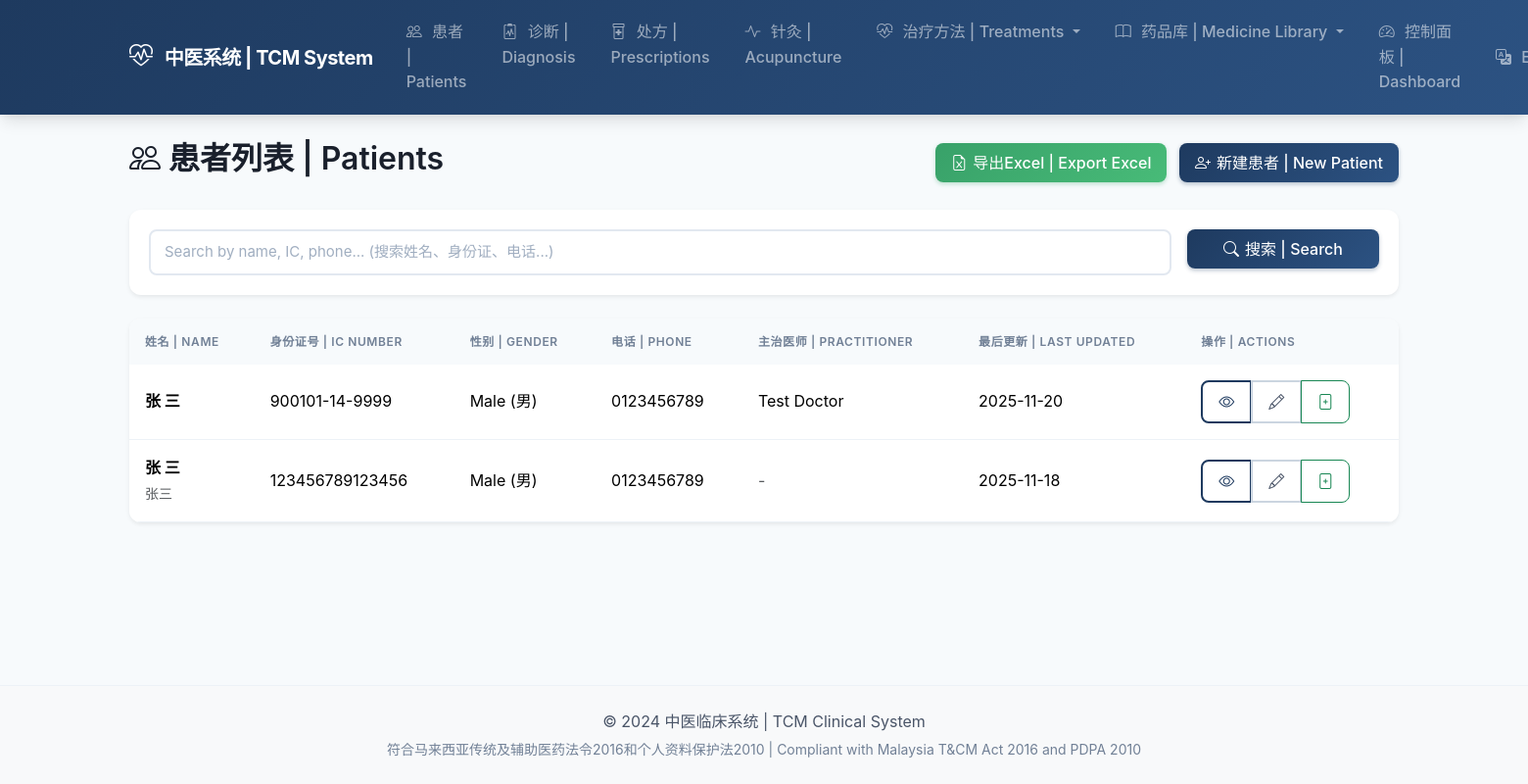
/patients/ (signed in), run on an earlier commit of the app's database.
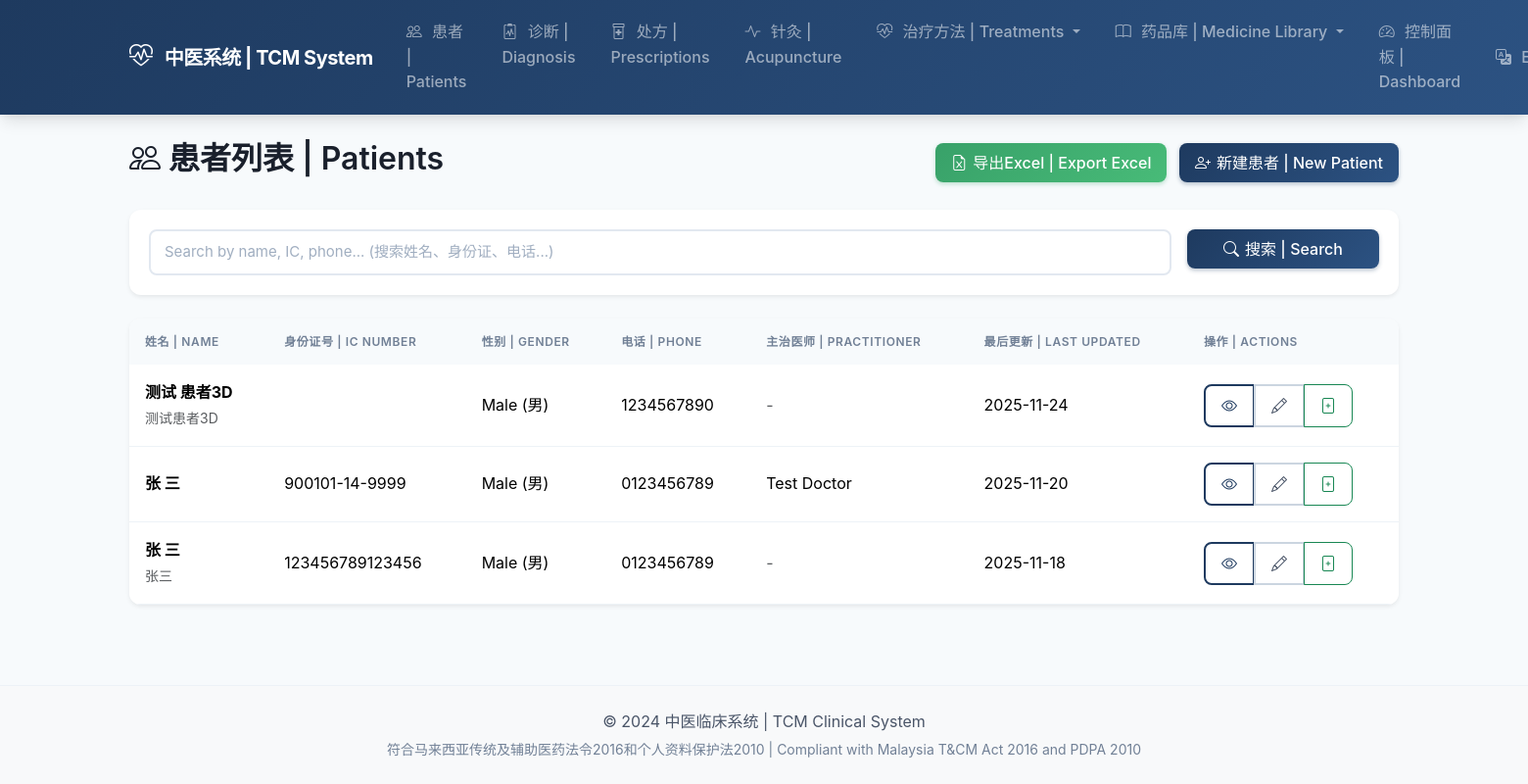
And on a later commit of the database.
### patients/models.py (models this page shows, shortened)
class Patient(models.Model):
    class Gender(models.TextChoices):
        MALE = 'M', _('Male (男)')
        FEMALE = 'F', _('Female (女)')
        OTHER = 'O', _('Other (其他)')
    class BloodType(models.TextChoices):
        A_POSITIVE = 'A+', 'A+'
        A_NEGATIVE = 'A-', 'A-'
        B_POSITIVE = 'B+', 'B+'
        B_NEGATIVE = 'B-', 'B-'
        AB_POSITIVE = 'AB+', 'AB+'
        AB_NEGATIVE = 'AB-', 'AB-'
        O_POSITIVE = 'O+', 'O+'
        O_NEGATIVE = 'O-', 'O-'
        UNKNOWN = 'UK', _('Unknown')
    patient_id = models.UUIDField(
        default=uuid.uuid4,
        editable=False,
        unique=True,
    )
    first_name = models.CharField(
        _('First Name'),
        max_length=100,
    )
    last_name = models.CharField(
        _('Last Name'),
        max_length=100,
    )
    chinese_name = models.CharField(
        _('Chinese Name (中文姓名)'),
        max_length=100,
        blank=True,
    )
    ic_number = models.CharField(
        _('IC/Passport Number'),
        max_length=30,
        unique=True,
        help_text=_('Malaysian IC or Passport number'),
    )
    date_of_birth = models.DateField(
        _('Date of Birth'),
    )
    gender = models.CharField(
        _('Gender'),
        max_length=1,
        choices=Gender.choices,
    )
    blood_type = models.CharField(
        _('Blood Type'),
        max_length=3,
        choices=BloodType.choices,
        default=BloodType.UNKNOWN,
    )
    phone = models.CharField(
        _('Phone Number'),
        max_length=20,
    )
    email = models.EmailField(
        _('Email'),
        blank=True,
    )
    address = models.TextField(
        _('Address'),
    )
    emergency_contact_name = models.CharField(
        _('Emergency Contact Name'),
        max_length=100,
        blank=True,
    )
    emergency_contact_phone = models.CharField(
        _('Emergency Contact Phone'),
        max_length=20,
        blank=True,
    )
    allergies = models.TextField(
        _('Allergies (过敏史)'),
        blank=True,
        help_text=_('List all known allergies to medications, herbs, or substances'),
    )
    chronic_conditions = models.TextField(
        _('Chronic Conditions (慢性疾病)'),
        blank=True,
        help_text=_('e.g., Diabetes, Hypertension, Heart Disease'),
    )
    current_medications = models.TextField(
        _('Current Medications (目前用药)'),
        blank=True,
        help_text=_('List all current Western and TCM medications'),
    )
    medical_history = models.TextField(
        _('Medical History (病史)'),
        blank=True,
        help_text=_('Past surgeries, major illnesses, hospitalizations'),
    )
    family_history = models.TextField(
        _('Family History (家族史)'),
        blank=True,
        help_text=_('Hereditary conditions in family'),
    )
    tcm_constitution = models.CharField(
        _('TCM Constitution (中医体质)'),
        max_length=100,
        blank=True,
        help_text=_('e.g., 气虚质, 阳虚质, 痰湿质'),
    )
    photo = models.ImageField(
        _('Photo'),
        upload_to='patients/photos/',
        blank=True,
        null=True,
    )
    notes = models.TextField(
        _('Additional Notes'),
        blank=True,
    )
    assigned_practitioner = models.ForeignKey(
        settings.AUTH_USER_MODEL,
        on_delete=models.SET_NULL,
        null=True,
        blank=True,
        related_name='patients',
        limit_choices_to={'role': 'practitioner'},
        verbose_name=_('Assigned Practitioner'),
    )
    user_account = models.OneToOneField(
        settings.AUTH_USER_MODEL,
        on_delete=models.SET_NULL,
        null=True,
        blank=True,
        related_name='patient_profile',
        verbose_name=_('User Account'),
    )
    consent_data_sharing = models.BooleanField(
        _('Consent to Data Sharing'),
        default=False,
        help_text=_('PDPA 2010 compliant consent for data sharing'),
    )
    consent_date = models.DateField(
        _('Consent Date'),
        null=True,
        blank=True,
    )
    is_active = models.BooleanField(
        _('Active'),
        default=True,
    )
    created_at = models.DateTimeField(auto_now_add=True)
    updated_at = models.DateTimeField(auto_now=True)
    class Meta:
        verbose_name = _('Patient')
        verbose_name_plural = _('Patients')
        ordering = ['-updated_at']
    @property
    def full_name(self):
        return f"{self.first_name} {self.last_name}"

### accounts/models.py (models this page shows, shortened)
class User(AbstractUser):
    class Role(models.TextChoices):
        ADMIN = 'admin', _('Administrator (系统管理员)')
        PRACTITIONER = 'practitioner', _('TCM Practitioner (中医师)')
        PATIENT = 'patient', _('Patient (患者)')
    role = models.CharField(
        _('Role'),
        max_length=20,
        choices=Role.choices,
        default=Role.PATIENT,
    )
    phone = models.CharField(
        _('Phone Number'),
        max_length=20,
        blank=True,
    )
    ic_number = models.CharField(
        _('IC/Passport Number'),
        max_length=30,
        blank=True,
        help_text=_('Malaysian IC or Passport number'),
    )
    date_of_birth = models.DateField(
        _('Date of Birth'),
        null=True,
        blank=True,
    )
    address = models.TextField(
        _('Address'),
        blank=True,
    )
    profile_photo = models.ImageField(
        _('Profile Photo'),
        upload_to='profiles/',
        blank=True,
        null=True,
    )
    license_number = models.CharField(
        _('T&CM License Number'),
        max_length=50,
        blank=True,
        help_text=_('Traditional & Complementary Medicine practitioner license'),
    )
    specialization = models.CharField(
        _('Specialization'),
        max_length=100,
        blank=True,
        help_text=_('e.g., Acupuncture, Herbal Medicine, Tuina'),
    )
    clinic_name = models.CharField(
        _('Clinic Name'),
        max_length=200,
        blank=True,
    )
    created_at = models.DateTimeField(auto_now_add=True)
    updated_at = models.DateTimeField(auto_now=True)
    class Meta:
        verbose_name = _('User')
        verbose_name_plural = _('Users')
        ordering = ['-created_at']
    @property
    def is_admin(self):
        return self.role == self.Role.ADMIN
    @property
    def is_practitioner(self):
        return self.role == self.Role.PRACTITIONER

### patients/views.py (the view, shortened to what this page needs)
# urls.py: path('', views.PatientListView.as_view(), name='list'),
class PatientListView(LoginRequiredMixin, PractitionerRequiredMixin, ListView):
    model = Patient
    template_name = 'patients/patient_list.html'
    context_object_name = 'patients'
    paginate_by = 20
    def get_queryset(self):
        queryset = Patient.objects.filter(is_active=True)
        if self.request.user.is_practitioner and not self.request.user.is_staff:
            queryset = queryset.filter(assigned_practitioner=self.request.user)
        search_query = self.request.GET.get('q', '').strip()
        return queryset.select_related('assigned_practitioner')
    def get_context_data(self, **kwargs):
        context = super().get_context_data(**kwargs)
        context['search_form'] = PatientSearchForm(self.request.GET)
        return context

### patients/forms.py
class PatientSearchForm(forms.Form):
    q = forms.CharField(
        required=False,
        widget=forms.TextInput(attrs={
            'class': 'form-control',
            'placeholder': _('Search by name, IC, phone... (搜索姓名、身份证、电话...)'),
        }),
    )

### patients/views.py (called while the page is built)
    def test_func(self):
        return self.request.user.is_authenticated and (
            self.request.user.is_practitioner or
            self.request.user.is_admin or
            self.request.user.is_staff
        )

### templates/patients/patient_list.html (shortened to what this page needs)
{% extends 'base.html' %}
{% load i18n %}
{% block content %}
<div class="d-flex justify-content-between align-items-center mb-4">
    <h2>
        <i class="bi bi-people"></i>
        患者列表 | Patients
    </h2>
    <div>
        {% if user.is_staff or user.role == 'admin' %}
        <a href="{% url 'prescriptions:export_patients_excel' %}" class="btn btn-success me-2">
            <i class="bi bi-file-earmark-excel"></i> 导出Excel | Export Excel
        </a>
        {% endif %}
        <a href="{% url 'patients:create' %}" class="btn btn-primary">
            <i class="bi bi-person-plus"></i> 新建患者 | New Patient
        </a>
    </div>
</div>
<div class="card shadow-sm mb-4">
    <div class="card-body">
        <form method="get" class="row g-3">
            <div class="col-md-10">
                {{ search_form.q }}
            </div>
            <div class="col-md-2">
                <button type="submit" class="btn btn-primary w-100">
                    <i class="bi bi-search"></i> 搜索 | Search
                </button>
            </div>
        </form>
    </div>
</div>
<div class="card shadow-sm">
    <div class="card-body p-0">
        {% if patients %}
        <div class="table-responsive">
            <table class="table table-hover mb-0">
                <thead class="table-light">
                    <tr>
                        <th>姓名 | Name</th>
                        <th>身份证号 | IC Number</th>
                        <th>性别 | Gender</th>
                        <th>电话 | Phone</th>
                        <th>主治医师 | Practitioner</th>
                        <th>最后更新 | Last Updated</th>
                        <th>操作 | Actions</th>
                    </tr>
                </thead>
                <tbody>
                    {% for patient in patients %}
                    <tr>
                        <td>
                            <strong>{{ patient.full_name }}</strong>
                            {% if patient.chinese_name %}
                            <br><small class="text-muted">{{ patient.chinese_name }}</small>
                            {% endif %}
                        </td>
                        <td>{{ patient.ic_number }}</td>
                        <td>{{ patient.get_gender_display }}</td>
                        <td>{{ patient.phone }}</td>
                        <td>
                            {% if patient.assigned_practitioner %}
                            {{ patient.assigned_practitioner.get_full_name }}
                            {% else %}
                            <span class="text-muted">-</span>
                            {% endif %}
                        </td>
                        <td>{{ patient.updated_at|date:"Y-m-d" }}</td>
                        <td>
                            <div class="btn-group btn-group-sm">
                                <a href="{% url 'patients:detail' patient.pk %}" class="btn btn-outline-primary" title="{% trans 'View' %}">
                                    <i class="bi bi-eye"></i>
                                </a>
                                <a href="{% url 'patients:update' patient.pk %}" class="btn btn-outline-secondary" title="{% trans 'Edit' %}">
                                    <i class="bi bi-pencil"></i>
                                </a>
                                <a href="{% url 'patients:record_create' patient.pk %}" class="btn btn-outline-success" title="{% trans 'New Record' %}">
                                    <i class="bi bi-file-plus"></i>
                                </a>
                            </div>
                        </td>
                    </tr>
                    {% endfor %}
                </tbody>
            </table>
        </div>
        {% endif %}
    </div>
</div>
{% endblock %}

What changed in the data, as far as the page shows it:
added Patient: full_name "测试 患者3D", chinese_name "测试患者3D", gender "Male (男)", phone "1234567890", updated_at "2025-11-24"
